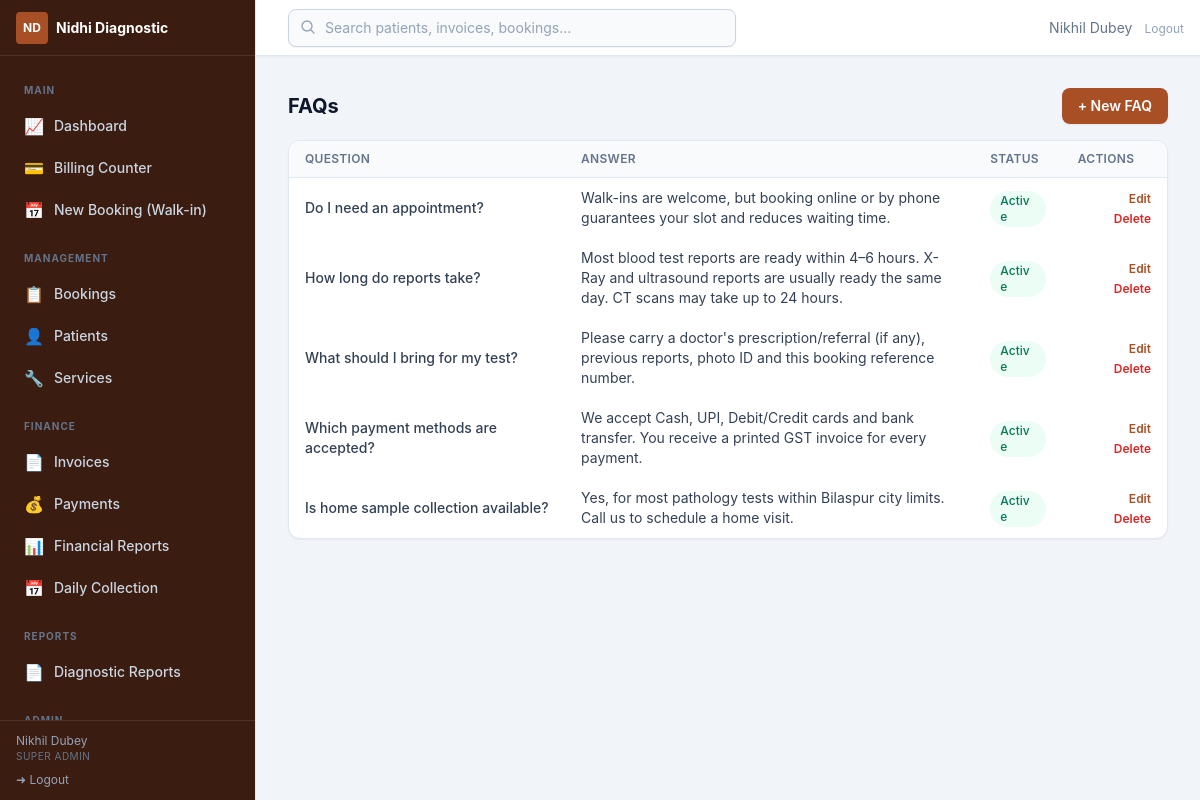
Page /admin/settings/faqs (signed in) on the committed database.
### app/utils/helpers.py (models this page shows, shortened)
class Setting(db.Model):
    __tablename__ = "settings"
    key = db.Column(db.String(64), primary_key=True)
    value = db.Column(db.Text, nullable=False, default="")
    updated_at = db.Column(
        db.DateTime, default=lambda: datetime.now(timezone.utc).replace(tzinfo=None),
        onupdate=lambda: datetime.now(timezone.utc).replace(tzinfo=None),
    )
    updated_by = db.Column(db.Integer, db.ForeignKey("users.id", ondelete="SET NULL"))

### app/models/user.py (models this page shows, shortened)
class TimestampMixin:
    created_at = db.Column(db.DateTime, default=utcnow, nullable=False)
    updated_at = db.Column(db.DateTime, default=utcnow, onupdate=utcnow)

class User(db.Model, TimestampMixin, UserMixin):
    __tablename__ = "users"
    id = db.Column(db.Integer, primary_key=True)
    username = db.Column(db.String(64), unique=True, nullable=False, index=True)
    email = db.Column(db.String(254), unique=True)
    full_name = db.Column(db.String(128), nullable=False)
    password_hash = db.Column(db.String(256), nullable=False)
    role_id = db.Column(db.Integer, db.ForeignKey("roles.id"), nullable=False)
    is_active = db.Column(db.Boolean, default=True, nullable=False)
    last_login_at = db.Column(db.DateTime)
    role = db.relationship("Role", lazy="selectin")
    def has_permission(self, *codes) -> bool:
        if not self.role:
            return False
        if self.role.name == "super_admin":
            return True
        return bool(set(codes) & self.role.codes)

class Role(db.Model):
    __tablename__ = "roles"
    id = db.Column(db.Integer, primary_key=True)
    name = db.Column(db.String(32), unique=True, nullable=False, index=True)
    label = db.Column(db.String(64))
    permissions = db.relationship(
        "Permission", secondary="role_permissions", back_populates="roles",
        lazy="selectin",
    )

### app/models/content.py (models this page shows)
class FAQ(db.Model, TimestampMixin):
    __tablename__ = "faqs"
    id = db.Column(db.Integer, primary_key=True)
    question = db.Column(db.String(255), nullable=False)
    answer = db.Column(db.Text, nullable=False)
    sort_order = db.Column(db.Integer, default=0, nullable=False)
    is_active = db.Column(db.Boolean, default=True, nullable=False)

### app/admin/settings.py (the view)
@settings_bp.route("/faqs")
@login_required
@permission_required("settings.manage")
def faqs():
    rows = FAQ.query.order_by(FAQ.sort_order).all()
    return render_template("admin/settings/faqs.html", rows=rows)

### app/models/user.py (called while the page is built)
@login_manager.user_loader
def load_user(user_id):
    return db.session.get(User, int(user_id))

### app/utils/helpers.py (called while the page is built)
def get_setting(key, default=""):
    row = db.session.get(Setting, key)
    if row is not None:
        return row.value
    return SETTING_DEFAULTS.get(key, default)

def permission_required(*permissions):
    def decorator(view):
        @wraps(view)
        def wrapped(*args, **kwargs):
            if not current_user.is_authenticated:
                return redirect(url_for("auth.login", next=request.url))
            if not current_user.has_permission(*permissions):
                abort(403)
            return view(*args, **kwargs)
        return wrapped
    return decorator

### app/templates/admin/settings/faqs.html (shortened to what this page needs)
{% extends "admin/base.html" %}
{% block content %}
<div class="flex flex-wrap items-center justify-between gap-3">
  <h1 class="text-xl font-bold text-slate-900">FAQs</h1>
  <a href="{{ url_for('settings.new_faq') }}" class="btn-primary text-sm">+ New FAQ</a>
</div>
<div class="card mt-4 overflow-hidden">
  <div class="overflow-x-auto">
  <table class="table-base table-responsive">
    <thead><tr><th>Question</th><th>Answer</th><th>Status</th><th class="text-right">Actions</th></tr></thead>
    <tbody>
      {% for row in rows %}
      <tr>
        <td data-label="Question" class="font-medium">{{ row.question }}</td>
        <td data-label="Answer" class="max-w-md truncate text-sm text-slate-500">{{ row.answer }}</td>
        <td data-label="Status"><span class="badge {{ 'bg-emerald-50 text-emerald-700' if row.is_active else 'bg-slate-100 text-slate-500' }}">{{ 'Active' if row.is_active else 'Hidden' }}</span></td>
        <td data-label="Actions" class="text-right space-x-3">
          <a href="{{ url_for('settings.edit_faq', faq_id=row.id) }}" class="text-xs font-semibold text-brand-700 hover:underline">Edit</a>
          <form method="post" action="{{ url_for('settings.delete_faq', faq_id=row.id) }}" class="inline"
                onsubmit="return confirm('Delete this FAQ?')">
            <button type="submit" class="text-xs font-semibold text-red-600 hover:underline">Delete</button>
          </form>
        </td>
      </tr>
      {% else %}
      <tr><td colspan="4" class="px-4 py-8 text-center text-sm text-slate-400">No FAQs yet.</td></tr>
      {% endfor %}
    </tbody>
  </table>
  </div>
</div>
{% endblock %}

### app/templates/admin/base.html (shortened to what this page needs)
{% extends "base.html" %}
{% block body %}
<div class="flex h-screen bg-slate-100" x-data="{ sidebar: window.innerWidth >= 1024 }"
     @resize.window="sidebar = window.innerWidth >= 1024"
     @keydown.escape.window="if (window.innerWidth < 1024) sidebar = false">
  <aside class="fixed inset-y-0 left-0 z-30 flex w-64 flex-col border-r border-slate-200 bg-brand-950 text-slate-200 transition-transform duration-300 ease-in-out lg:translate-x-0"
         :class="sidebar ? 'translate-x-0' : '-translate-x-full'">
    <div class="flex h-14 items-center justify-between gap-2 border-b border-white/10 px-4">
      <div class="flex min-w-0 items-center gap-2">
        <span class="flex h-8 w-8 flex-none items-center justify-center rounded bg-brand-700 text-xs font-bold text-white">ND</span>
        <span class="truncate text-sm font-bold text-white">{{ center_name() }}</span>
      </div>
    </div>
    <nav class="flex-1 space-y-0.5 overflow-y-auto p-3 text-sm">
      {% macro nav_item(href, label, icon, perm='dashboard.view') -%}
        {% if current_user.has_permission(perm) %}
        <a href="{{ href }}" @click="if (window.innerWidth < 1024) sidebar = false" class="flex items-center gap-2.5 rounded-lg px-3 py-2 font-medium transition
          {% if request.path.rstrip('/') == href.rstrip('/') %}bg-brand-700 text-white{% else %}text-slate-300 hover:bg-white/5 hover:text-white{% endif %}">
          <span class="text-base">{{ icon | safe }}</span>{{ label }}
        </a>
        {% endif %}
      {%- endmacro %}
      <p class="px-3 pt-3 pb-1 text-[10px] font-bold uppercase tracking-widest text-slate-500">Main</p>
      {{ nav_item(url_for('admin_dash.dashboard'), 'Dashboard', '&#128200;') }}
      {{ nav_item(url_for('billing.counter'), 'Billing Counter', '&#128179;', 'billing.manage') }}
      {{ nav_item(url_for('bookings.create'), 'New Booking (Walk-in)', '&#128197;', 'bookings.manage') }}
      <p class="px-3 pt-4 pb-1 text-[10px] font-bold uppercase tracking-widest text-slate-500">Management</p>
      {{ nav_item(url_for('bookings.index'), 'Bookings', '&#128203;', 'bookings.manage') }}
      {{ nav_item(url_for('patients.index'), 'Patients', '&#128100;', 'patients.manage') }}
      {{ nav_item(url_for('services.index'), 'Services', '&#128295;', 'services.manage') }}
      <p class="px-3 pt-4 pb-1 text-[10px] font-bold uppercase tracking-widest text-slate-500">Finance</p>
      {{ nav_item(url_for('invoices.index'), 'Invoices', '&#128196;', 'billing.manage') }}
      {{ nav_item(url_for('payments.index'), 'Payments', '&#128176;', 'payments.manage') }}
      {{ nav_item(url_for('finreports.index'), 'Financial Reports', '&#128202;', 'finreports.view') }}
      {{ nav_item(url_for('finreports.daily_collection'), 'Daily Collection', '&#128197;', 'finreports.view') }}
      <p class="px-3 pt-4 pb-1 text-[10px] font-bold uppercase tracking-widest text-slate-500">Reports</p>
      {{ nav_item(url_for('reports.index'), 'Diagnostic Reports', '&#128196;', 'reports.manage') }}
      <p class="px-3 pt-4 pb-1 text-[10px] font-bold uppercase tracking-widest text-slate-500">Admin</p>
    </nav>
    <div class="border-t border-white/10 px-4 py-3">
      <div class="text-xs text-slate-400 truncate">{{ current_user.full_name }}</div>
      <div class="text-[10px] uppercase tracking-wider text-slate-500">{{ current_user.role.label if current_user.role else current_user.role_name }}</div>
      <a href="{{ url_for('auth.logout') }}" class="mt-2 flex items-center gap-1.5 text-xs text-slate-400 hover:text-white">
        &#10140; Logout
      </a>
    </div>
  </aside>
  <div class="flex flex-1 flex-col pl-0 lg:pl-64">
    <header class="sticky top-0 z-20 flex h-14 items-center justify-between border-b border-slate-200 bg-white px-4 shadow-sm">
      <div class="relative ml-4 hidden max-w-md flex-1 sm:block" x-data="globalSearch()">
        <input type="text" x-model="q" @input.debounce.350ms="doSearch()"
               placeholder="Search patients, invoices, bookings..." class="input w-full bg-slate-50 pl-9" />
        <svg class="absolute left-3 top-2.5 h-4 w-4 text-slate-400" fill="none" stroke="currentColor" stroke-width="2" viewBox="0 0 24 24"><path stroke-linecap="round" stroke-linejoin="round" d="M21 21l-5.197-5.197m0 0A7.5 7.5 0 105.196 5.196a7.5 7.5 0 0010.607 10.607z"/></svg>
      </div>
      <div class="flex items-center gap-3 text-sm">
        <span class="hidden text-slate-500 md:inline">{{ current_user.full_name }}</span>
        <form method="post" action="{{ url_for('auth.logout') }}">
          <button type="submit" class="text-xs text-slate-400 hover:text-red-600">Logout</button>
        </form>
      </div>
    </header>
    <div class="flex-1 overflow-y-auto p-4 sm:p-6 lg:p-8">
      {% block content %}{% endblock %}
    </div>
  </div>
</div>
{% endblock %}

### rows in the picture
Setting: value "Nidhi Diagnostic"
User: full_name "Nikhil Dubey"
Role: role "SUPER ADMIN"
FAQ: question "Do I need an appointment?", answer "Walk-ins are welcome, but booking online or by phone guarantees your slot and reduces waiting time.", is_active "Active"
FAQ: question "How long do reports take?", answer "Most blood test reports are ready within 4–6 hours. X-Ray and ultrasound reports are usually ready the same day. CT scans may take up to 24 hours.", is_active "Active"
FAQ: question "What should I bring for my test?", answer "Please carry a doctor's prescription/referral (if any), previous reports, photo ID and this booking reference number.", is_active "Active"
FAQ: question "Which payment methods are accepted?", answer "We accept Cash, UPI, Debit/Credit cards and bank transfer. You receive a printed GST invoice for every payment.", is_active "Active"
FAQ: question "Is home sample collection available?", answer "Yes, for most pathology tests within Bilaspur city limits. Call us to schedule a home visit.", is_active "Active"

### other values in the picture
{{ icon | safe }} "📈 💳 📅 📋 👤 🔧 📄 💰 📊 📅 📄"
{{ label }} "Dashboard Billing Counter New Booking (Walk-in) Bookings Patients Services Invoices Payments Financial Reports Daily Collection Diagnostic Reports"
